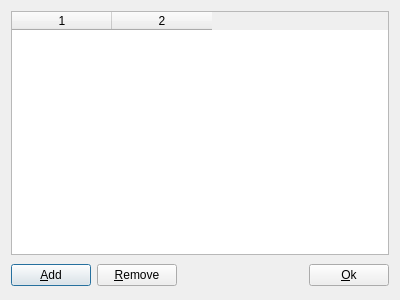
<ui version="4.0" >
 <class>SettingsWindowBase</class>
 <widget class="QDialog" name="SettingsWindowBase" >
  <property name="geometry" >
   <rect>
    <x>0</x>
    <y>0</y>
    <width>400</width>
    <height>300</height>
   </rect>
  </property>
  <property name="windowTitle" >
   <string>Dialog</string>
  </property>
  <layout class="QVBoxLayout" >
   <item>
    <widget class="QTableWidget" name="tableExtensions" >
     <property name="columnCount" >
      <number>2</number>
     </property>
     <column/>
     <column/>
    </widget>
   </item>
   <item>
    <layout class="QHBoxLayout" >
     <item>
      <widget class="QPushButton" name="addButton" >
       <property name="text" >
        <string>&amp;Add</string>
       </property>
      </widget>
     </item>
     <item>
      <widget class="QPushButton" name="removeButton" >
       <property name="text" >
        <string>&amp;Remove</string>
       </property>
      </widget>
     </item>
     <item>
      <spacer>
       <property name="orientation" >
        <enum>Qt::Horizontal</enum>
       </property>
       <property name="sizeHint" >
        <size>
         <width>111</width>
         <height>28</height>
        </size>
       </property>
      </spacer>
     </item>
     <item>
      <widget class="QPushButton" name="okButton" >
       <property name="text" >
        <string>&amp;Ok</string>
       </property>
      </widget>
     </item>
    </layout>
   </item>
  </layout>
 </widget>
 <resources/>
 <connections/>
</ui>
